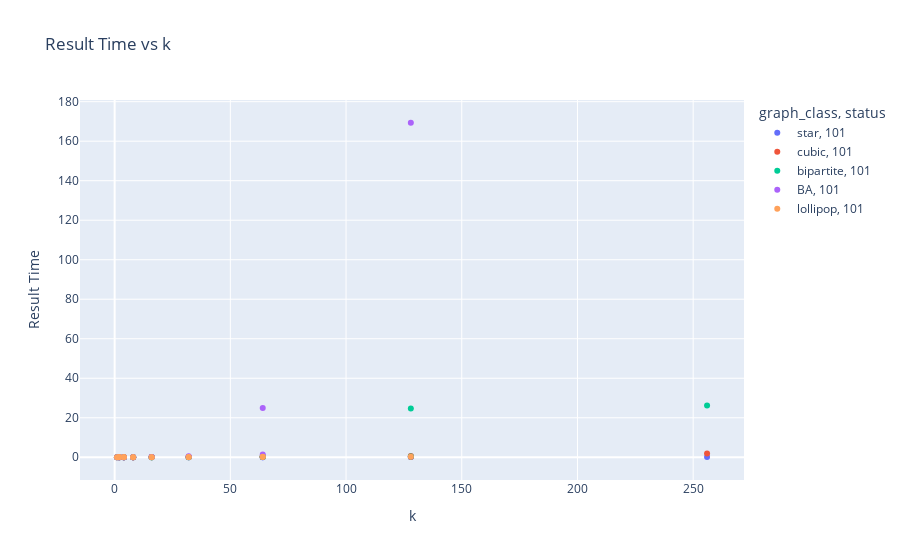

Here is the notebook cell this chart was saved with:
### Code cell
# Scatter plot result_time vs k
fig = px.scatter(df, x='k', y='result_time', color='graph_class', symbol='status',
                 title='Result Time vs k', labels={'k': 'k', 'result_time': 'Result Time'},
                 hover_data=['graph_class', 'status'])
fig.show()

### Figure 1 — Plotly figure (JSON) as saved in the notebook; plotly's stock layout.template omitted (floating-point values rounded to 4 significant figures)
{"data": [{"customdata": [["star", 101], ["star", 101], ["star", 101], ["star", 101], ["star", 101], ["star", 101], ["star", 101], ["star", 101], ["star", 101], ["star", 101], ["star", 101], ["star", 101], ["star", 101], ["star", 101], ["star", 101], ["star", 101]], "hovertemplate": "graph_class=%{customdata[0]}<br>status=%{customdata[1]}<br>k=%{x}<br>Result Time=%{y}<extra></extra>", "legendgroup": "star, 101", "marker": {"color": "#636efa", "symbol": "circle"}, "mode": "markers", "name": "star, 101", "orientation": "v", "showlegend": true, "type": "scatter", "x": [2, 1, 4, 2, 8, 4, 16, 8, 32, 16, 64, 32, 128, 64, 256, 128], "xaxis": "x", "y": [0.03332, 0.01538, 0.05344, 0.067, 0.04296, 0.04358, 0.07119, 0.05495, 0.04616, 0.04666, 0.05137, 0.05146, 0.08051, 0.07329, 0.1101, 0.1175], "yaxis": "y"}, {"customdata": [["cubic", 101], ["cubic", 101], ["cubic", 101], ["cubic", 101], ["cubic", 101], ["cubic", 101], ["cubic", 101], ["cubic", 101], ["cubic", 101], ["cubic", 101], ["cubic", 101], ["cubic", 101], ["cubic", 101], ["cubic", 101], ["cubic", 101], ["cubic", 101]], "hovertemplate": "graph_class=%{customdata[0]}<br>status=%{customdata[1]}<br>k=%{x}<br>Result Time=%{y}<extra></extra>", "legendgroup": "cubic, 101", "marker": {"color": "#EF553B", "symbol": "circle"}, "mode": "markers", "name": "cubic, 101", "orientation": "v", "showlegend": true, "type": "scatter", "x": [2, 1, 4, 2, 8, 4, 16, 8, 32, 16, 64, 32, 128, 64, 256, 128], "xaxis": "x", "y": [0.01776, 0.01063, 0.06573, 0.0253, 0.05524, 0.04883, 0.09508, 0.07234, 0.1014, 0.124, 0.1746, 0.1698, 0.2912, 0.5064, 1.856, 0.6394], "yaxis": "y"}, {"customdata": [["bipartite", 101], ["bipartite", 101], ["bipartite", 101], ["bipartite", 101], ["bipartite", 101], ["bipartite", 101], ["bipartite", 101], ["bipartite", 101], ["bipartite", 101], ["bipartite", 101], ["bipartite", 101], ["bipartite", 101], ["bipartite", 101], ["bipartite", 101], ["bipartite", 101], ["bipartite", 101]], "hovertemplate": "graph_class=%{customdata[0]}<br>status=%{customdata[1]}<br>k=%{x}<br>Result Time=%{y}<extra></extra>", "legendgroup": "bipartite, 101", "marker": {"color": "#00cc96", "symbol": "circle"}, "mode": "markers", "name": "bipartite, 101", "orientation": "v", "showlegend": true, "type": "scatter", "x": [2, 1, 4, 2, 8, 4, 16, 8, 32, 16, 64, 32, 128, 64, 256, 128], "xaxis": "x", "y": [0.02135, 0.01677, 0.02076, 0.02497, 0.02244, 0.02571, 0.0229, 0.02388, 0.04207, 0.06328, 0.07871, 0.09998, 0.3357, 0.3496, 26.2, 24.69], "yaxis": "y"}, {"customdata": [["BA", 101], ["BA", 101], ["BA", 101], ["BA", 101], ["BA", 101], ["BA", 101], ["BA", 101], ["BA", 101], ["BA", 101], ["BA", 101], ["BA", 101], ["BA", 101], ["BA", 101], ["BA", 101]], "hovertemplate": "graph_class=%{customdata[0]}<br>status=%{customdata[1]}<br>k=%{x}<br>Result Time=%{y}<extra></extra>", "legendgroup": "BA, 101", "marker": {"color": "#ab63fa", "symbol": "circle"}, "mode": "markers", "name": "BA, 101", "orientation": "v", "showlegend": true, "type": "scatter", "x": [2, 1, 4, 2, 8, 4, 16, 8, 32, 16, 64, 32, 128, 64], "xaxis": "x", "y": [0.02419, 0.01506, 0.05049, 0.0258, 0.06125, 0.06019, 0.08162, 0.06571, 0.2524, 0.1069, 1.429, 0.5534, 169.3, 24.88], "yaxis": "y"}, {"customdata": [["lollipop", 101], ["lollipop", 101], ["lollipop", 101], ["lollipop", 101], ["lollipop", 101], ["lollipop", 101], ["lollipop", 101], ["lollipop", 101], ["lollipop", 101], ["lollipop", 101], ["lollipop", 101], ["lollipop", 101], ["lollipop", 101], ["lollipop", 101]], "hovertemplate": "graph_class=%{customdata[0]}<br>status=%{customdata[1]}<br>k=%{x}<br>Result Time=%{y}<extra></extra>", "legendgroup": "lollipop, 101", "marker": {"color": "#FFA15A", "symbol": "circle"}, "mode": "markers", "name": "lollipop, 101", "orientation": "v", "showlegend": true, "type": "scatter", "x": [2, 1, 4, 2, 8, 4, 16, 8, 32, 16, 64, 32, 128, 64], "xaxis": "x", "y": [0.08501, 0.02015, 0.04495, 0.01992, 0.05525, 0.07747, 0.04827, 0.05387, 0.04583, 0.06447, 0.1067, 0.1036, 0.2552, 0.264], "yaxis": "y"}], "layout": {"legend": {"title": {"text": "graph_class, status"}, "tracegroupgap": 0}, "title": {"text": "Result Time vs k"}, "xaxis": {"anchor": "y", "domain": [0, 1], "title": {"text": "k"}}, "yaxis": {"anchor": "x", "domain": [0, 1], "title": {"text": "Result Time"}}}}
